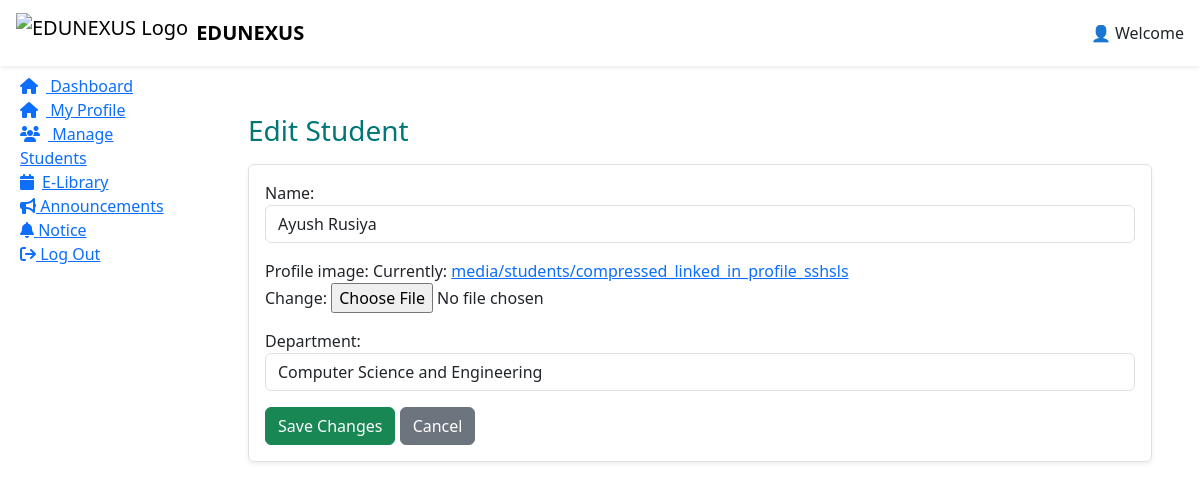
Screenshot of /manage_students_teacher/edit_student_teacher/1/ (signed in) with the database file from the repository.
### app_edunexus/models.py (models this page shows, shortened)
class StudentProfile(models.Model):
    student = models.OneToOneField(User, on_delete=models.CASCADE, limit_choices_to={'Role': 'Student'})
    name = models.CharField(max_length=50)
    profile_image = models.ImageField(storage=MediaCloudinaryStorage, upload_to='students/')
    course = models.CharField(max_length=50)
    year = models.IntegerField()
    roll_number = models.CharField(max_length=20, unique=True)
    department = models.ForeignKey(Department, on_delete=models.SET_NULL, null=True, blank=True)
    class Meta:
        db_table = "Student_Profile"

class Department(models.Model):
    name = models.CharField(max_length=50, unique=True)
    code = models.CharField(max_length=10, unique=True)
    class Meta:
        db_table = "Department"
        get_latest_by = "code"
    def __str__(self):
        return self.name

### app_edunexus/views.py (the view)
# urls.py: path('manage_students_teacher/edit_student_teacher/<int:pk>/',views.edit_student_teacher,name='edit_student_teacher'),
def edit_student_teacher(request, pk):
    user_id = request.session.get('user_id')
    if not user_id:
        return redirect('log_in')
    teacher = User.objects.filter(id=user_id, Role="Teacher").first()
    if not teacher:
        return redirect('log_in')
    teacher_profile = TeacherProfile.objects.filter(teacher=teacher).first()
    if not teacher_profile:
        return HttpResponse("Teacher profile not found")
    student_profile = StudentProfile.objects.get(id=pk)
    if student_profile.department != teacher_profile.department:
        return HttpResponse("You are not allowed to edit this student.")
    if request.method == 'POST':
        form = StudentProfileFormTeacher(request.POST, request.FILES, instance=student_profile)
        if form.is_valid():
            form.save()
            return redirect('manage_students_teacher')
        else:
            return render(request, "teacher_dashboard.html", {"edit_student_teacher_form": form})
    else:
        form = StudentProfileFormTeacher(instance=student_profile)
    return render(request, "teacher_dashboard.html", {
        "edit_student_teacher_form": form
    })

### app_edunexus/forms.py
class StudentProfileFormTeacher(forms.ModelForm):
    class Meta:
        model = StudentProfile
        fields = [
            'name',
            'profile_image',
            'department',
        ]
        widgets = {
            'name': forms.TextInput(attrs={'class': 'form-control'}),
            'contact': forms.TextInput(attrs={'class': 'form-control'}),
            'department': forms.Select(attrs={'class': 'form-control'}),
        }

### app_edunexus/templates/teacher_dashboard.html (shortened to what this page needs)
{% extends "base_dashboard.html" %}
{% load static %}
{% block nav_right %}
👤 Welcome
{% endblock %}
{% block sidebar %}
<li><a href="{% url 'Teacher_Dashboard' %}" class="capsule"><i class="fa fa-home me-2"></i> Dashboard</a></li>
<li><a href="{% url 'my_profile_teacher' %}" class="capsule"><i class="fa fa-home me-2"></i> My Profile</a></li>
<li><a href="{% url 'manage_students_teacher' %}" class="capsule"><i class="fa fa-users me-2"></i> Manage Students</a>
</li>
<li><a href="{% url 'ebook_list_teacher' %}" class="capsule"><i class="fa fa-calendar me-2"></i>E-Library</a></li>
<li><a href="{% url 'announcement_list' %}" class="capsule" style="cursor: pointer;"><i class="fa-solid fa-bullhorn"></i>
    Announcements</a></li>
<li><a href="{% url 'notice_list' %}" class="capsule" style="cursor: pointer;"><i class="fa-solid fa-bell"></i>
    Notice</a></li>
<li><a href="{% url 'log_out' %}" class="capsule"><i class="fa fa-sign-out" aria-hidden="true"></i> Log Out</a>
{% endblock %}
{% block main %}
<section class="container mt-4">
    {% if edit_student_teacher_form %}
    <div class="container mt-4">
        <h3 class="mb-3" style="color:#007777;">Edit Student</h3>
        <form method="POST" enctype="multipart/form-data" class="border p-3 rounded shadow-sm">
            {{ edit_student_teacher_form.as_p }}
            <button type="submit" class="btn btn-success">Save Changes</button>
            <a href="{% url 'manage_students_teacher' %}" class="btn btn-secondary">Cancel</a>
        </form>
    </div>
    {% endif %}
{% endblock %}

### rows the page displays
StudentProfile: name "Ayush Rusiya", department "Computer Science and Engineering"
